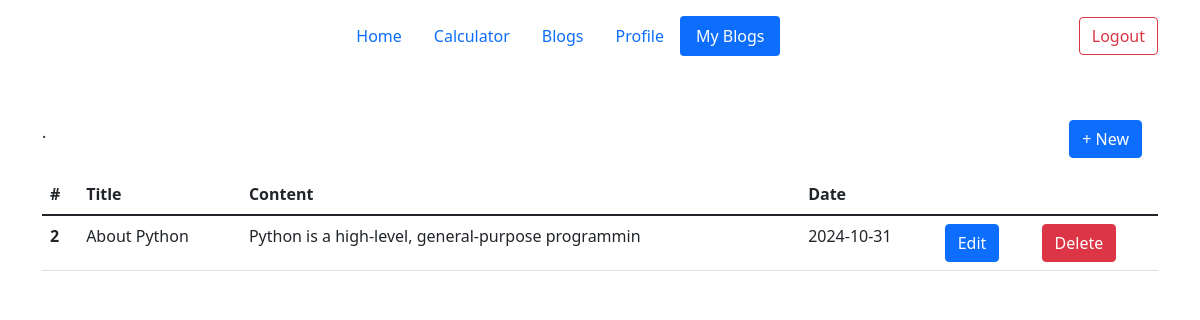
Page /my-blogs/ (signed in) on the committed database.
### app.py (models this page shows, shortened)
class Blog(db.Model):
    __tablename__ = 'blog'
    id = db.Column(db.Integer, primary_key=True)
    title = db.Column(db.String(80), unique=True, nullable=False)
    content = db.Column(db.Text, nullable=False)
    author_id = db.Column(db.Integer, db.ForeignKey('user.id'))
    image = db.Column(db.String(80))
    created = db.Column(db.DateTime, default=datetime.now)

### app.py (the view)
@app.route('/my-blogs/')
@login_required
def my_blogs():
    my_blogs = current_user.blogs
    return render_template('my_blogs.html', my_blogs=my_blogs, active_page='my_blogs')

### app.py (called while the page is built)
@login_manager.user_loader
def load_user(user_id):
    return User.query.get(user_id)

### templates/my_blogs.html
{% extends "base.html" %}
{% block content %}
<div class="container mt-5">
    <a type="button" href="{{ url_for('create_blog') }}" class="btn btn-primary mb-3 float-end me-3">+ New</a>
    <table class="table">
  <thead>
    <tr>
      <th scope="col">#</th>
      <th scope="col">Title</th>
      <th scope="col">Content</th>
      <th scope="col">Date</th>
    </tr>
  </thead>
  <tbody>
  {% for blog in my_blogs %}
    <tr>
      <th scope="row">{{ blog.id }}</th>
      <td>{{ blog.title }}</td>
      <td>{{ blog.content[:50] }}</td>
      <td>{{ blog.created.strftime('%Y-%m-%d') }}</td>.
        <td><a href="{{ url_for('edit_blog', blog_id=blog.id) }}" class="btn btn-primary">Edit</a></td>
    <td><a href="{{ url_for('delete_blog', blog_id=blog.id) }}" class="btn btn-danger">Delete</a></td>
    </tr>
  {% endfor %}
  </tbody>
</table>
</div>
{% endblock %}

### rows in the picture
Blog: id "2", title "About Python", content "Python is a high-level, general-purpose programmin", created "2024-10-31"
